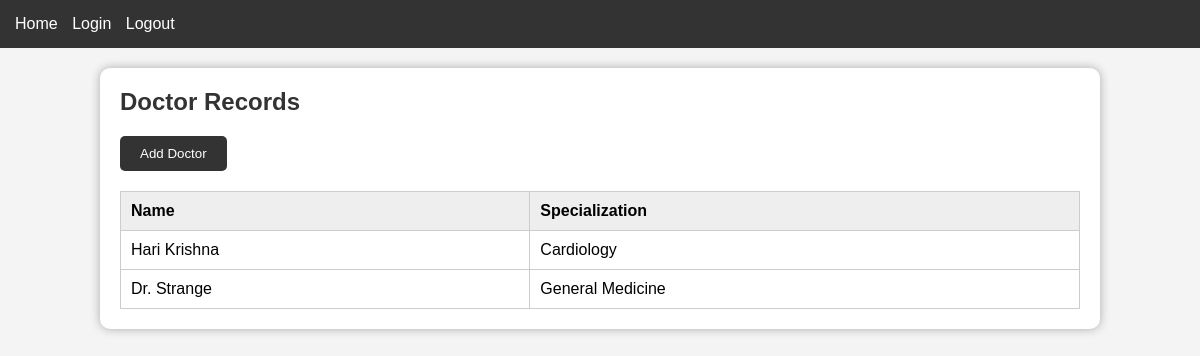
The app's page /doctors/ with its own data.
### core/models.py (models this page shows, shortened)
class Doctor(models.Model):
    user = models.OneToOneField(User, on_delete=models.CASCADE)
    specialization = models.CharField(max_length=255)

### core/views.py (the view)
# urls.py: path('doctors/', views.doctors, name="doctors"),
def doctors(request):
    return render(request, "doctors.html", {"doctors": Doctor.objects.all()})

### core/templates/doctors.html
{% extends 'base.html' %}
{% block content %}
<h2>Doctor Records</h2>
<a href="/doctors/create/"><button>Add Doctor</button></a>
<table>
    <tr>
        <th>Name</th>
        <th>Specialization</th>
    </tr>
    {% for d in doctors %}
    <tr>
        <td>{{ d.user.first_name }}</td>
        <td>{{ d.specialization }}</td>
    </tr>
    {% endfor %}
</table>
{% endblock %}

### core/templates/base.html (style rules this page uses)
body { font-family: Arial; background:#f4f4f4; margin:0; padding:0; }
h2 { color:#333; margin-top:0; }
button { padding:10px 20px; background:#333; color:white; border:none; cursor:pointer; border-radius:5px; }
table { width:100%; border-collapse:collapse; margin-top:20px; }
table th, td { border:1px solid #ccc; padding:10px; text-align:left; }
table th { background:#eee; }

### records on screen
Doctor: user.first_name "Hari Krishna", specialization "Cardiology"
Doctor: user.first_name "Dr. Strange", specialization "General Medicine"
